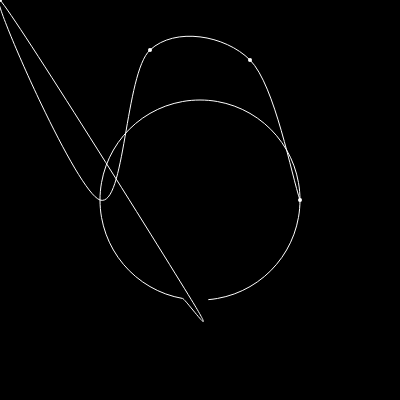
Frame 1 (no input)
Frame 60 (no input): identical to frame 1, image omitted
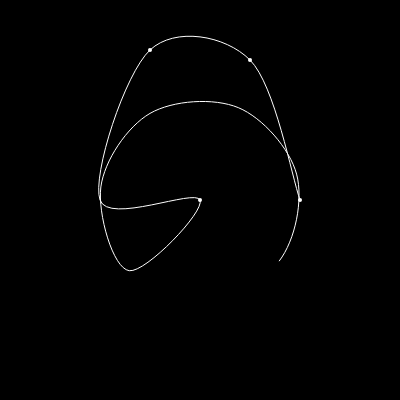
Frame 120 (the mouse pressed at the canvas centre since frame 60)

The p5.js sketch that drew these frames (run headless with seeded random() and noise() and a simulated clock; from frame 60 on, the mouse is pressed at the canvas centre):

// p5.js sketch
// ── sketch.js
// Daniel Shiffman
// http://codingtra.in
// http://patreon.com/codingtrain

function setup() {
  createCanvas(400, 400);
  angleMode(DEGREES);
}

function draw() {
  background(0);
  stroke(255);
  noFill();

  strokeWeight(4);
  point(mouseX, mouseY);
  point(150, 50);
  point(250, 60);
  point(300, 200);
  strokeWeight(1);

  beginShape();

  let spacing = map(mouseX, 0, width, 5, 100);
  for (let a = 0; a < 360; a += spacing) {
    let x = 100 * sin(a) + 200;
    let y = 100 * cos(a) + 200;
    vertex(x, y);
  }

  curveVertex(mouseX, mouseY);
  curveVertex(100, 200);
  curveVertex(150, 50);
  curveVertex(250, 60);
  curveVertex(300, 200);
  curveVertex(300, 200);
  endShape();
}
